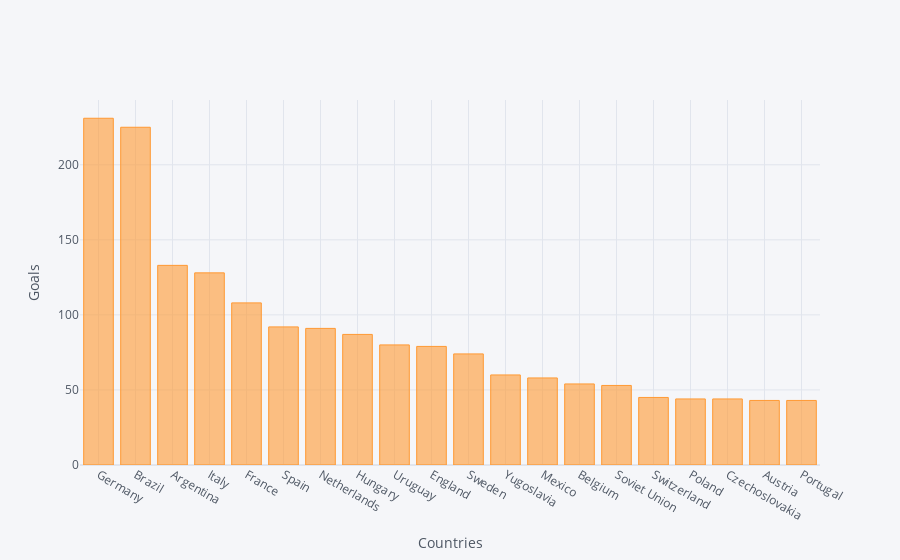

Notebook cell for this chart:
### Code cell
goals.head(20).iplot(kind='bar',xTitle='Countries',yTitle='Goals')

### Figure 1 — Plotly figure (JSON) as saved in the notebook; plotly's stock layout.template omitted (floating-point values rounded to 4 significant figures)
{"data": [{"marker": {"color": "rgba(255, 153, 51, 0.6)", "line": {"color": "rgba(255, 153, 51, 1.0)", "width": 1}}, "name": "Goals", "orientation": "v", "text": "", "type": "bar", "x": ["Germany", "Brazil", "Argentina", "Italy", "France", "Spain", "Netherlands", "Hungary", "Uruguay", "England", "Sweden", "Yugoslavia", "Mexico", "Belgium", "Soviet Union", "Switzerland", "Poland", "Czechoslovakia", "Austria", "Portugal"], "y": [231, 225, 133, 128, 108, 92, 91, 87, 80, 79, 74, 60, 58, 54, 53, 45, 44, 44, 43, 43]}], "layout": {"legend": {"bgcolor": "#F5F6F9", "font": {"color": "#4D5663"}}, "paper_bgcolor": "#F5F6F9", "plot_bgcolor": "#F5F6F9", "title": {"font": {"color": "#4D5663"}}, "xaxis": {"gridcolor": "#E1E5ED", "showgrid": true, "tickfont": {"color": "#4D5663"}, "title": {"font": {"color": "#4D5663"}, "text": "Countries"}, "zerolinecolor": "#E1E5ED"}, "yaxis": {"gridcolor": "#E1E5ED", "showgrid": true, "tickfont": {"color": "#4D5663"}, "title": {"font": {"color": "#4D5663"}, "text": "Goals"}, "zerolinecolor": "#E1E5ED"}}}
